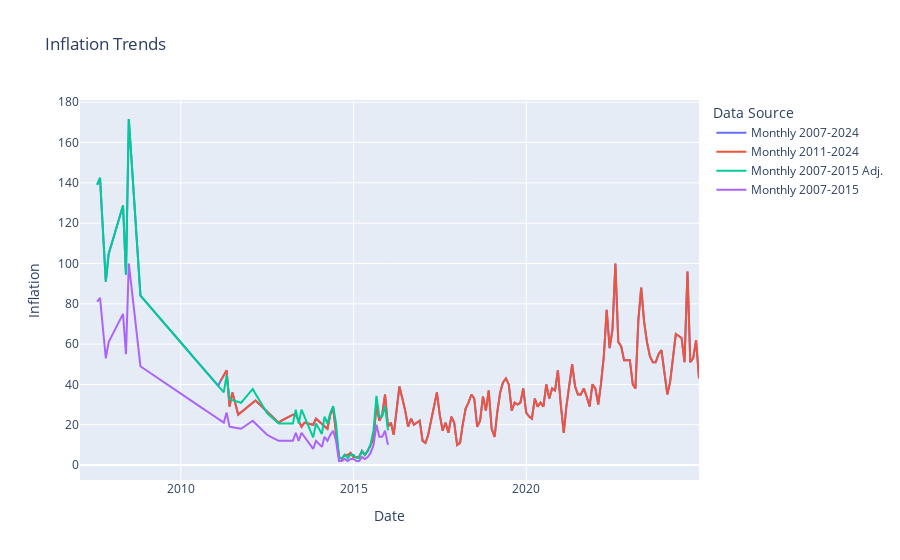

The code cell stored with this chart in its notebook:
### Code cell
fig = go.Figure()
fig.add_trace(go.Scatter(x=gt_m_2007_2024.index, y=gt_m_2007_2024['Inflación'], mode='lines', name='Monthly 2007-2024'))
fig.add_trace(go.Scatter(x=gt_m_2011_2024.index, y=gt_m_2011_2024['Inflación'], mode='lines', name='Monthly 2011-2024'))
fig.add_trace(go.Scatter(x=gt_m_2007_2015_adj.index, y=gt_m_2007_2015_adj['Inflación'], mode='lines', name='Monthly 2007-2015 Adj.'))
fig.add_trace(go.Scatter(x=gt_m_2007_2015.index, y=gt_m_2007_2015['Inflación'], mode='lines', name='Monthly 2007-2015'))

fig.update_layout(
    title='Inflation Trends',
    xaxis_title='Date',
    yaxis_title='Inflation',
    legend_title='Data Source'
)
fig.show()
